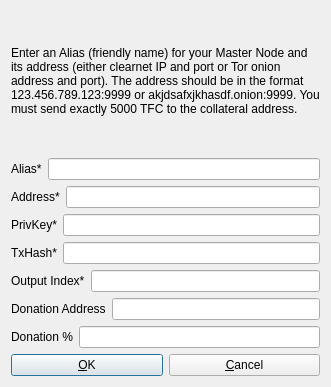
<?xml version="1.0" encoding="UTF-8"?>
<ui version="4.0">
 <class>AddEditAdrenalineNode</class>
 <widget class="QDialog" name="AddEditAdrenalineNode">
  <property name="geometry">
   <rect>
    <x>0</x>
    <y>0</y>
    <width>331</width>
    <height>387</height>
   </rect>
  </property>
  <property name="windowTitle">
   <string>Add/Edit Freedomcoin Node</string>
  </property>
  <property name="modal">
   <bool>true</bool>
  </property>
  <layout class="QVBoxLayout" name="verticalLayout">
   <item>
    <widget class="QLabel" name="label_9">
     <property name="sizePolicy">
      <sizepolicy hsizetype="Preferred" vsizetype="Expanding">
       <horstretch>0</horstretch>
       <verstretch>0</verstretch>
      </sizepolicy>
     </property>
     <property name="text">
      <string>&lt;html&gt;&lt;head/&gt;&lt;body&gt;&lt;p&gt;Enter an Alias (friendly name) for your Master Node and its address (either clearnet IP and port or Tor onion address and port). The address should be in the format 123.456.789.123:9999 or akjdsafxjkhasdf.onion:9999. You must send exactly 5000 TFC to the collateral address.&lt;/p&gt;&lt;/body&gt;&lt;/html&gt;</string>
     </property>
     <property name="wordWrap">
      <bool>true</bool>
     </property>
    </widget>
   </item>
   <item>
    <layout class="QHBoxLayout" name="horizontalLayout_4">
     <property name="bottomMargin">
      <number>0</number>
     </property>
     <item>
      <widget class="QLabel" name="label_4">
       <property name="text">
        <string>Alias*</string>
       </property>
      </widget>
     </item>
     <item>
      <widget class="QLineEdit" name="aliasLineEdit"/>
     </item>
    </layout>
   </item>
   <item>
    <layout class="QHBoxLayout" name="horizontalLayout_5">
     <property name="bottomMargin">
      <number>0</number>
     </property>
     <item>
      <widget class="QLabel" name="label_6">
       <property name="text">
        <string>Address*</string>
       </property>
      </widget>
     </item>
     <item>
      <widget class="QLineEdit" name="addressLineEdit"/>
     </item>
    </layout>
   </item>
   <item>
    <layout class="QHBoxLayout" name="horizontalLayout_3">
     <property name="bottomMargin">
      <number>0</number>
     </property>
     <item>
      <widget class="QLabel" name="label_5">
       <property name="text">
        <string>PrivKey*</string>
       </property>
      </widget>
     </item>
     <item>
      <widget class="QLineEdit" name="privkeyLineEdit"/>
     </item>
    </layout>
   </item>
   <item>
    <layout class="QHBoxLayout" name="horizontalLayout_2">
     <property name="bottomMargin">
      <number>0</number>
     </property>
     <item>
      <widget class="QLabel" name="label_2">
       <property name="text">
        <string>TxHash*</string>
       </property>
      </widget>
     </item>
     <item>
      <widget class="QLineEdit" name="txhashLineEdit"/>
     </item>
    </layout>
   </item>
   <item>
    <layout class="QHBoxLayout" name="horizontalLayout_8">
     <property name="bottomMargin">
      <number>0</number>
     </property>
     <item>
      <widget class="QLabel" name="label_8">
       <property name="text">
        <string>Output Index*</string>
       </property>
      </widget>
     </item>
     <item>
      <widget class="QLineEdit" name="outputindexLineEdit"/>
     </item>
    </layout>
   </item>
   <item>
    <layout class="QHBoxLayout" name="horizontalLayout_6">
     <property name="bottomMargin">
      <number>0</number>
     </property>
     <item>
      <widget class="QLabel" name="label_3">
       <property name="text">
        <string>Donation Address</string>
       </property>
      </widget>
     </item> 
     <item>
      <widget class="QLineEdit" name="donationaddressLineEdit"/>
     </item>
    </layout>
   </item>
   <item>
    <layout class="QHBoxLayout" name="horizontalLayout_7">
     <property name="bottomMargin">
      <number>0</number>
     </property>
     <item>
      <widget class="QLabel" name="label_7">
       <property name="text">
        <string>Donation %</string>
       </property>
      </widget>
     </item>
     <item>
      <widget class="QLineEdit" name="donationpercentageLineEdit"/>
     </item>
    </layout>
   </item>
   <item>
    <layout class="QHBoxLayout" name="horizontalLayout_Buttons">
     <item>
      <widget class="QPushButton" name="okButton">
       <property name="text">
        <string>&amp;OK</string>
       </property>
      </widget>
     </item>
     <item>
      <widget class="QPushButton" name="cancelButton">
       <property name="text">
        <string>&amp;Cancel</string>
       </property>
       <property name="autoDefault">
        <bool>false</bool>
       </property>
      </widget>
     </item>
    </layout>
   </item>
  </layout>
 </widget>
 <resources/>
 <connections/>
</ui>
